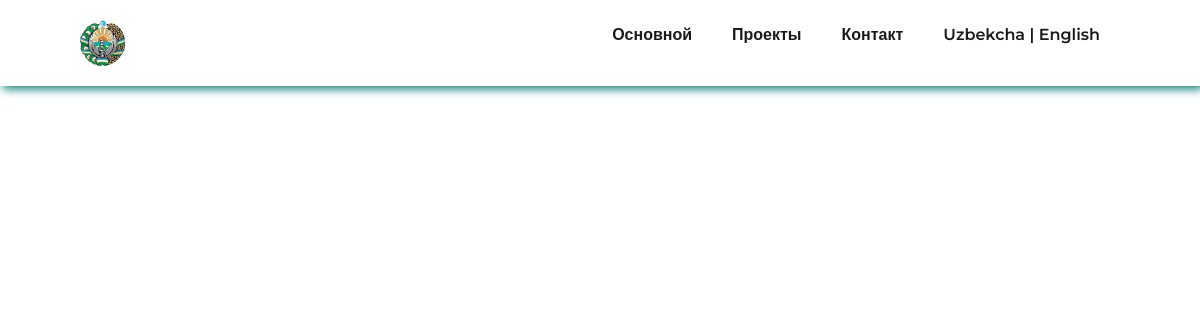
The page /ru/sanoat_project/ on the database as committed earlier.
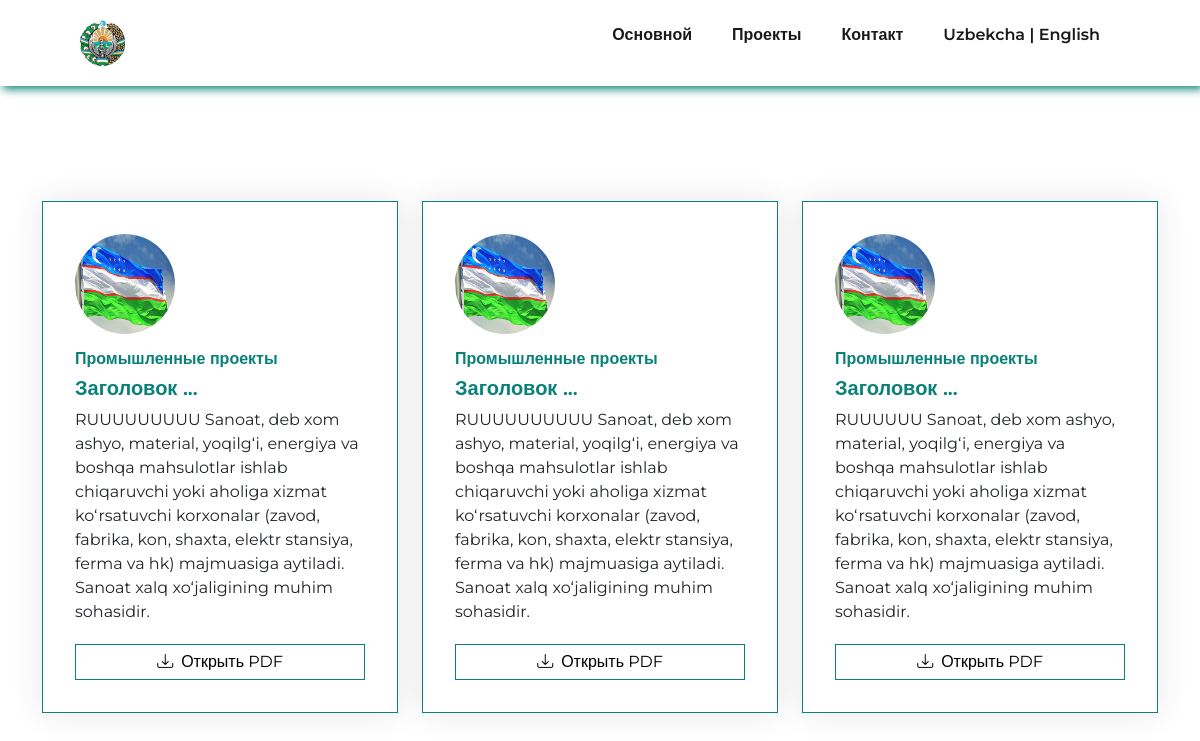
The same page on the database as committed later.
### app/models.py (models this page shows, shortened)
class Project(models.Model):
    PriceChopiceUzEn = (
        ("0.5 - 1 million $", "0.5 - 1 million $"),
        ("1 - 5 million $", "1 - 5 million $"),
        ("5 - 10 million $", "5 - 10 million $"),
        ("10 - 15 million $", "10 - 15 million $"),
        ("15 - 20 million $", "15 - 20 million $"),
        ("20 - 25 million $", "20 - 25 million $"),
        ("25 - 30 million $", "25 - 30 million $"),
        ("30 + million $", "30 + million $"),
    )
    PriceChopiceRu = (
        ("0.5 - 1 миллион $", "0.5 - 1 миллион $"),
        ("1 - 5 миллион $", "1 - 5 миллион $"),
        ("5 - 10 миллион $", "5 - 10 миллион $"),
        ("10 - 15 миллион $", "10 - 15 миллион $"),
        ("15 - 20 миллион $", "15 - 20 миллион $"),
        ("20 - 25 миллион $", "20 - 25 миллион $"),
        ("25 - 30 миллион $", "25 - 30 миллион $"),
        ("30 + миллион $", "30 + миллион $"),
    )
    image = models.ImageField(upload_to='Project/')
    title_uz = models.CharField(max_length=155, verbose_name='Sarlavha')
    title_ru = models.CharField(max_length=155, verbose_name='Заголовок')
    title_en = models.CharField(max_length=155, verbose_name='Title')
    pdf_uz = models.FileField(upload_to='PDF_uzb/', verbose_name="Uzbekcha PDF")
    pdf_ru = models.FileField(upload_to='PDF_rus/', verbose_name="Русский PDF")
    pdf_en = models.FileField(upload_to='PDF_eng/', verbose_name="English PDF")
    category_uz = models.ForeignKey(to=CategoryUz, on_delete=models.CASCADE, verbose_name='Kategoriya')
    category_ru = models.ForeignKey(to=CategoryRu, on_delete=models.CASCADE, verbose_name='Категория')
    category_en = models.ForeignKey(to=CategoryEN, on_delete=models.CASCADE, verbose_name='Category')
    price_uz = models.CharField(max_length=155, choices=PriceChopiceUzEn, verbose_name='Narxi')
    price_ru = models.CharField(max_length=155, choices=PriceChopiceRu, verbose_name='Цена')
    price_en = models.CharField(max_length=155, choices=PriceChopiceUzEn, verbose_name='Price')
    description_uz = models.TextField(verbose_name='Tavsif')
    description_ru = models.TextField(verbose_name='Описание')
    description_en = models.TextField(verbose_name='Description')

class CategoryRu(models.Model):
    image = models.ImageField(upload_to='Category_RU/')
    title = models.CharField(max_length=155, verbose_name='Заголовок')
    description = models.TextField(verbose_name='Описание')

### app/views.py (the view)
# urls.py: path('ru/sanoat_project/', sanoat_project_ru, name='sanoat_project_ru'),
def sanoat_project_ru(request):
    project = Project.objects.all()
    context = {
        'project': project,
    }
    return render(request, 'project/ru/sanoat_project.html', context)

### templates/project/ru/sanoat_project.html (shortened to what this page needs)
{% load static %}
<!DOCTYPE html>
<html lang="en">
<head>
    <link href="https://cdn.jsdelivr.net/npm/bootstrap@4.4.1/dist/css/bootstrap.min.css" rel="stylesheet">
    <link rel="stylesheet" href="https://cdn.jsdelivr.net/npm/bootstrap-icons@1.10.5/font/bootstrap-icons.css">
    <link href="https://cdn.jsdelivr.net/npm/bootstrap@5.3.0/dist/css/bootstrap.min.css" rel="stylesheet"
>
    <link rel="stylesheet" href="{% static 'css/index.css' %}">
    <link href="https://unpkg.com/aos@2.3.1/dist/aos.css" rel="stylesheet">
    <link rel="stylesheet" href="https://cdnjs.cloudflare.com/ajax/libs/font-awesome/4.7.0/css/font-awesome.min.css">
    <link href="https://maxcdn.bootstrapcdn.com/font-awesome/4.3.0/css/font-awesome.min.css" rel="stylesheet">
</head>
<body>
{% include 'main/header/header_ru.html' %}
<section class="section services-section" id="services">
    <div class="container">
        <div class="row">
            {% for project in project %}
                {% if project.category_uz.title == 'Sanoat loyihalari' %}
                    <div class="col-sm-6 col-lg-4">
                        <div class="feature-box-1">
                            <img src="{{ project.image.url }}" width="" alt="">
                            <div class="feature-content">
                                <h6 style="color: #088178; font-weight: 700">{{ project.category_ru.title }}</h6>
                                <h5>{{ project.title_ru | slice:29 }} ...</h5>
                                <p>{{ project.description_ru }}</p>
                                <a href="{{ project.pdf_ru.url }}">
                                    <button><i class="bi bi-download"></i>&ensp;Открыть PDF</button>
                                </a>
                            </div>
                        </div>
                    </div>
                {% endif %}
            {% endfor %}
        </div>
    </div>
</section>
</body>
</html>

Rows that differ between the two databases and show on the page:
now on this page (row edited): Project: image (picture), category_ru "Промышленные проекты", title_ru "Заголовок", description_ru "RUUUUUUUUU Sanoat, deb xom ashyo, material, yoqilgʻi, energiya va boshqa mahsulotlar ishlab chiqaruvchi yoki aholiga xizmat koʻrsatuvchi korxonalar (zavod, fabrika, kon, shaxta, elektr stansiya, ferma va hk) majmuasiga aytiladi. Sanoat xalq xoʻjaligining muhim sohasidir."
now on this page (row edited): Project: image (picture), category_ru "Промышленные проекты", title_ru "Заголовок", description_ru "RUUUUUUUUUU Sanoat, deb xom ashyo, material, yoqilgʻi, energiya va boshqa mahsulotlar ishlab chiqaruvchi yoki aholiga xizmat koʻrsatuvchi korxonalar (zavod, fabrika, kon, shaxta, elektr stansiya, ferma va hk) majmuasiga aytiladi. Sanoat xalq xoʻjaligining muhim sohasidir."
now on this page (row edited): Project: image (picture), category_ru "Промышленные проекты", title_ru "Заголовок", description_ru "RUUUUUU Sanoat, deb xom ashyo, material, yoqilgʻi, energiya va boshqa mahsulotlar ishlab chiqaruvchi yoki aholiga xizmat koʻrsatuvchi korxonalar (zavod, fabrika, kon, shaxta, elektr stansiya, ferma va hk) majmuasiga aytiladi. Sanoat xalq xoʻjaligining muhim sohasidir."
